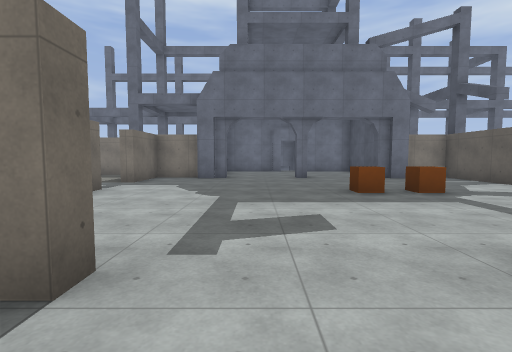
[1] (above)

18 first-person views from a walk through a level from a Godot 3-D game. The camera is 1.4 m above the floor, tilts 4° down and sees 85° across. The floor is counted in squares, 2 m on a side. Each view is taken from the middle of a square. On the plan, view 1 faces up. The plan holds only what a view shows up to about 9 squares ahead; the rest is blank. The place goes on beyond the plan. Characters and animated objects are not drawn. Surface patterns are stand-ins for the level's own textures.

[2]
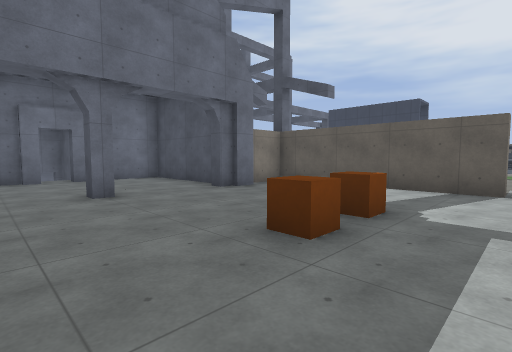

[3]
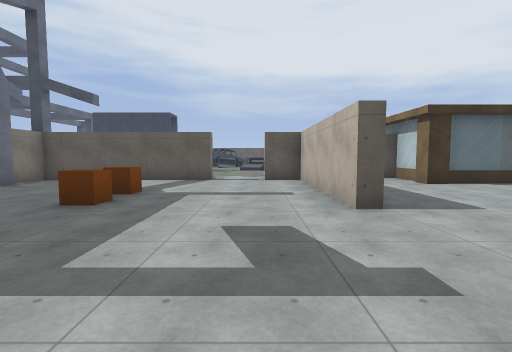

[4]
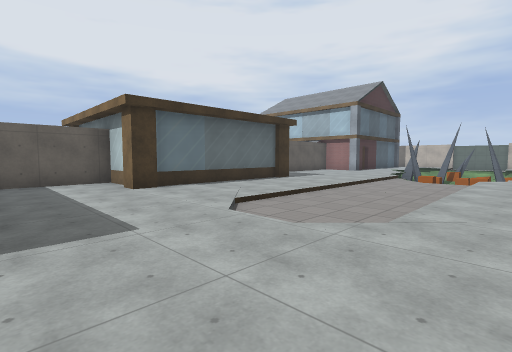

[5]
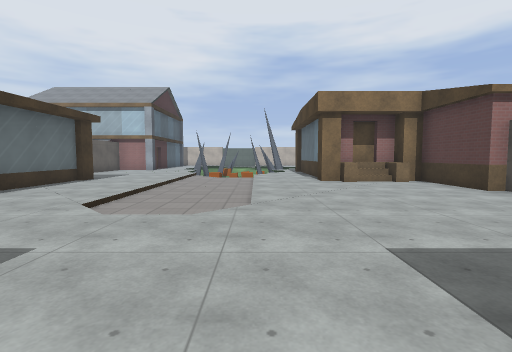

[6]
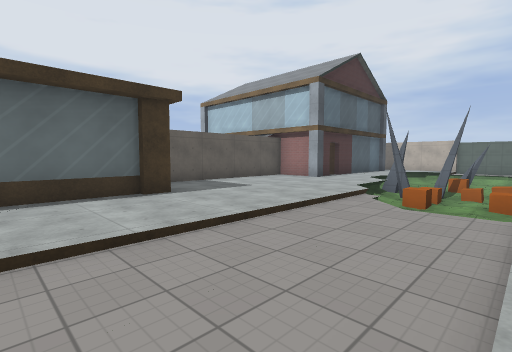

[7]
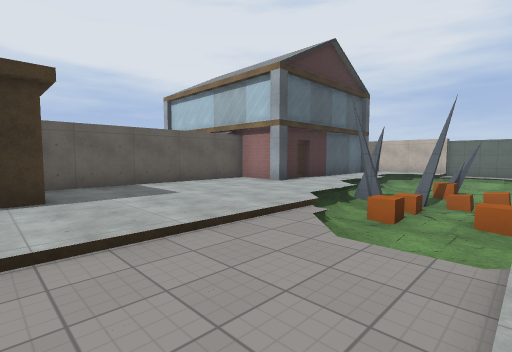

[8]
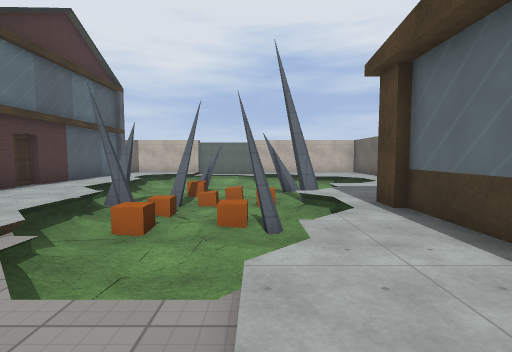

[9]
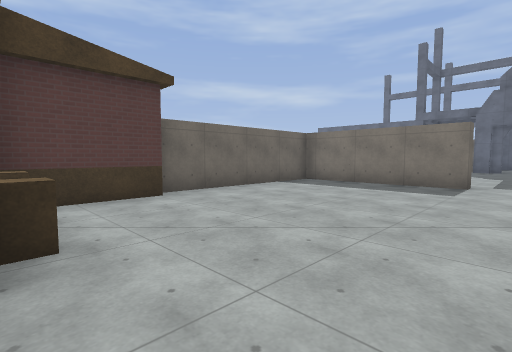

[10]
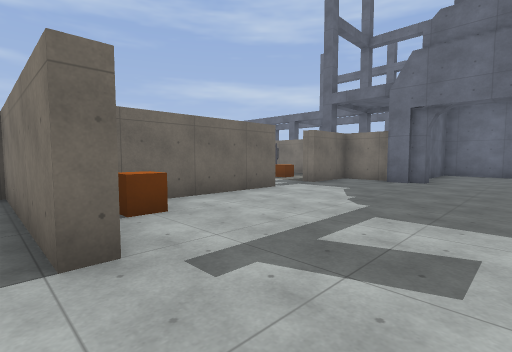

[11]
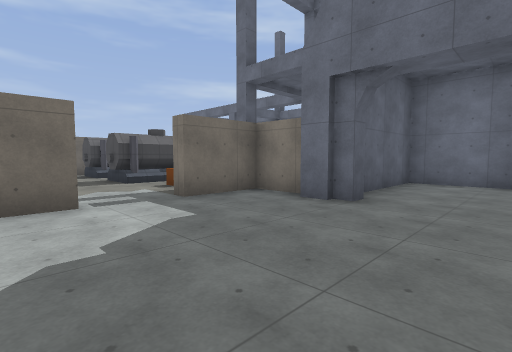

[12]
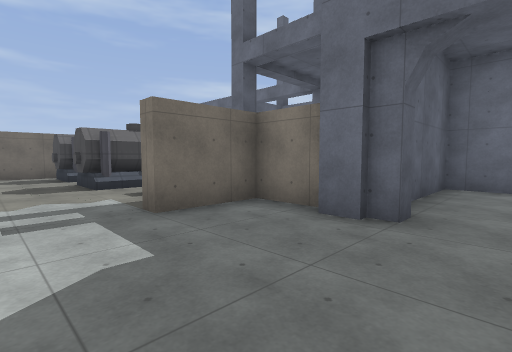

[13]
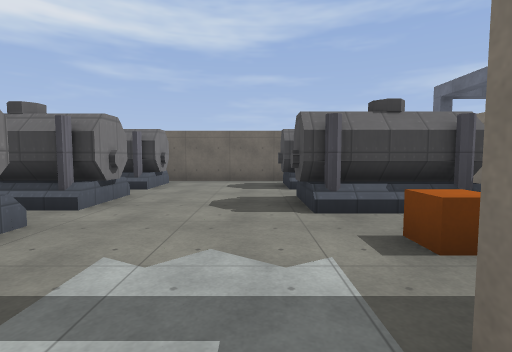

[14]
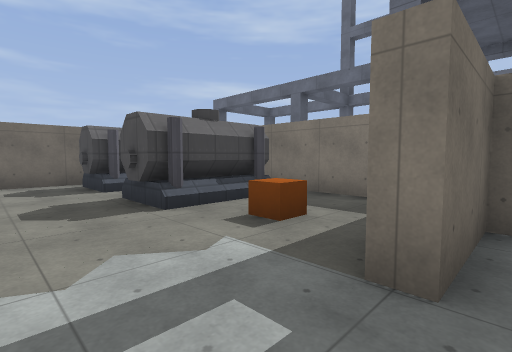

[15]
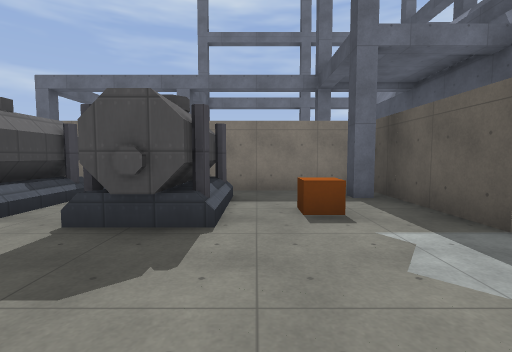

[16]
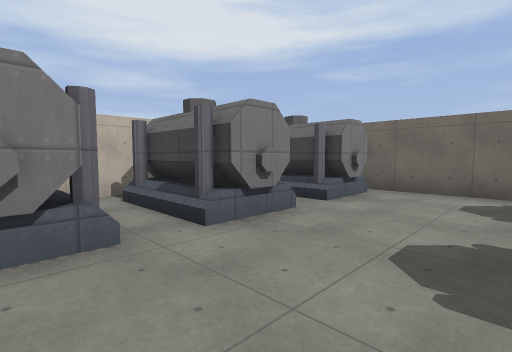

[17]
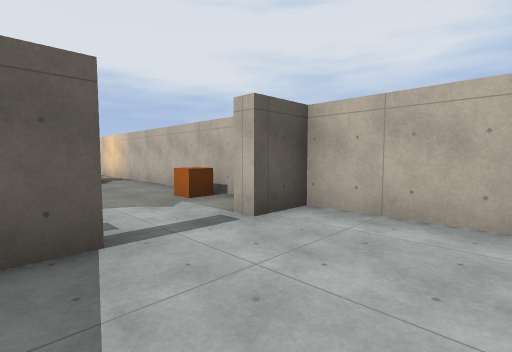

[18]
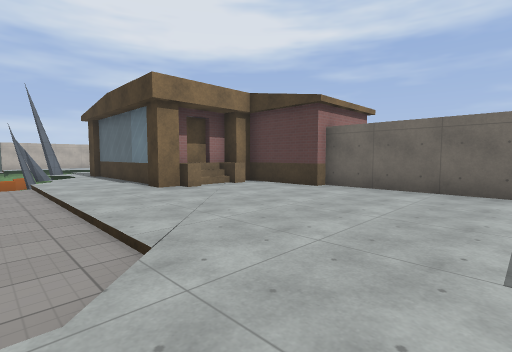

### Floor plan
Key: @ floor where view 1 was taken; # wall or solid block; x gap in a wall; . main floor; - floor 0.25 m lower than the main floor; _ floor 1 m lower than the main floor; < floor 1.25 m lower than the main floor; / step, stairs or slope; = window, fence, low wall or low ledge; ^ raised ledge; O other object.
Columns run from 11 left of view 1 to 13 right of it. Each row starts with its distance up from view 1.
 13          ########
 12          #......#
 11    #######......#
 10  ####..###.....##
  9  #/ #.O#.##.#..#.#
  8 ###x#..#.........#
  7 #................#
  6 #............OO..#
  5 #......#.........#
  4 ########.............
  3     #  #.............../
  2     ..##O##..######O.....
  1     ###...........#######
  0       #....@......#
 -1       #...........#
 -2       #..../--..###
 -3       #..../--..^
 -4       #..../--..^
 -5       #..../--...#
 -6       ##/#./--...#
 -7        ###./--....#
 -8          #./--....#
 -9          #.///....#
-10          #//_/....#
-11          #=__O/...#
-12          #=O///...#
-13         .==//O//###
-14         =##O<##=##
-15         =#=OOO  #
-16           #OOO =#

Where each view was taken, in squares from view 1:
view 1: 0 up, 0 right, facing up
view 2: 4 up, 0 right, facing up-right
view 3: 3 up, 2 left, facing right
view 4: 1 up, 1 left, facing down-right
view 5: 2 up, 0 right, facing down
view 6: 4 down, 0 right, facing down-right
view 7: 6 down, 0 right, facing down-right
view 8: 7 down, 0 right, facing down
view 9: 6 down, 0 right, facing up-left
view 10: 1 up, 1 right, facing up-left
view 11: 5 up, 1 right, facing up-left
view 12: 6 up, 0 right, facing up-left
view 13: 7 up, 3 left, facing left
view 14: 6 up, 3 left, facing up-left
view 15: 5 up, 6 left, facing up
view 16: 7 up, 5 left, facing down-left
view 17: 5 up, 4 right, facing down-right
view 18: 0 up, 1 right, facing down-left
